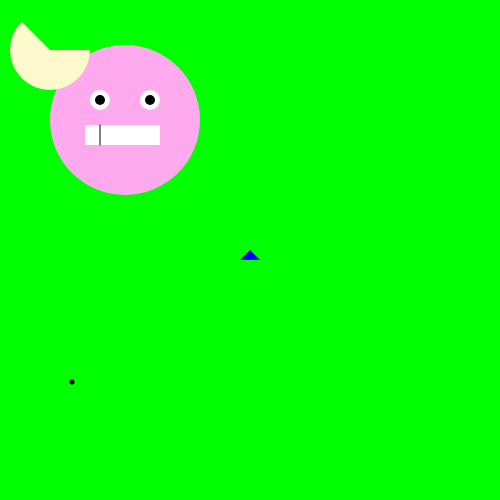
Frame 1 (no input)
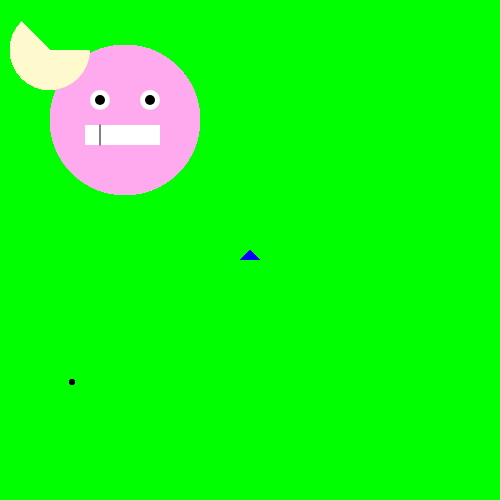
Frame 60 (no input)
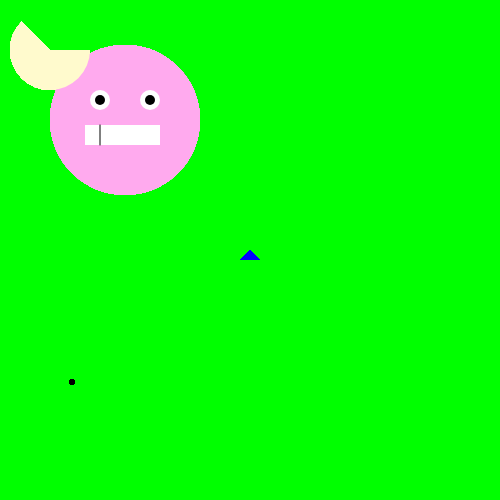
Frame 120 (the mouse pressed at the canvas centre since frame 60)

The p5.js sketch that drew these frames (run headless with seeded random() and noise() and a simulated clock; from frame 60 on, the mouse is pressed at the canvas centre):

// p5.js sketch
// ── sketch.js
function setup() {
  // put setup code here

  createCanvas(500,500);
  background(0,255,0);

}

function draw() {
  // put drawing code here

fill("white");
strokeWeight(1);

  strokeWeight(0);
  fill('#fae');
  ellipse(125,120,150,150); //head

  fill(255);//eye fill
  ellipse(100,100,20,20);//left eye
  ellipse(150,100,20,20);//right eye

  fill(0);//pupil fill
  ellipse(100,100,10,10);//left pupil
  ellipse(150,100,10,10);//right pupil

fill(255);
rect(85,125,75,20); //mouth

strokeWeight(1);
line(100,125,100,145);

strokeWeight(5);
point(72,382);

//console.log("Width " + width);
//console.log("Height " + height);
fill('blue');
strokeWeight(0);
triangle(width/2,height/2,width/2+10,height/2+10,width/2-10,height/2+10);


fill('LemonChiffon');
strokeWeight(0);
arc(50, 50, 80, 80, 0, PI + QUARTER_PI);





























}
